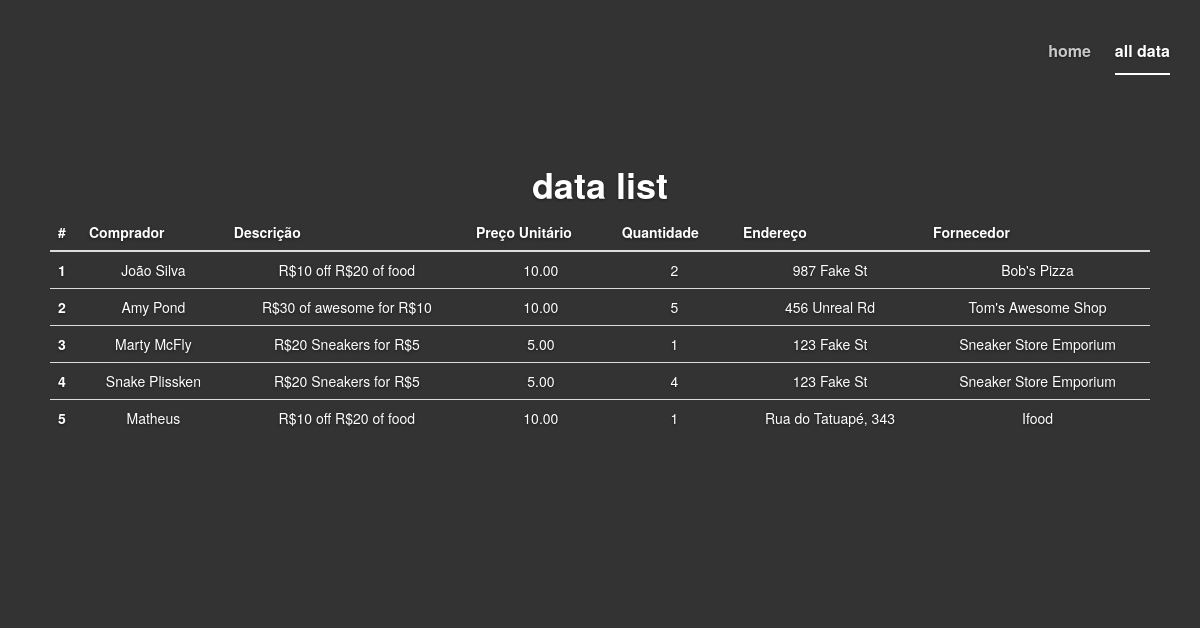
The page /list/ on the database as committed earlier.
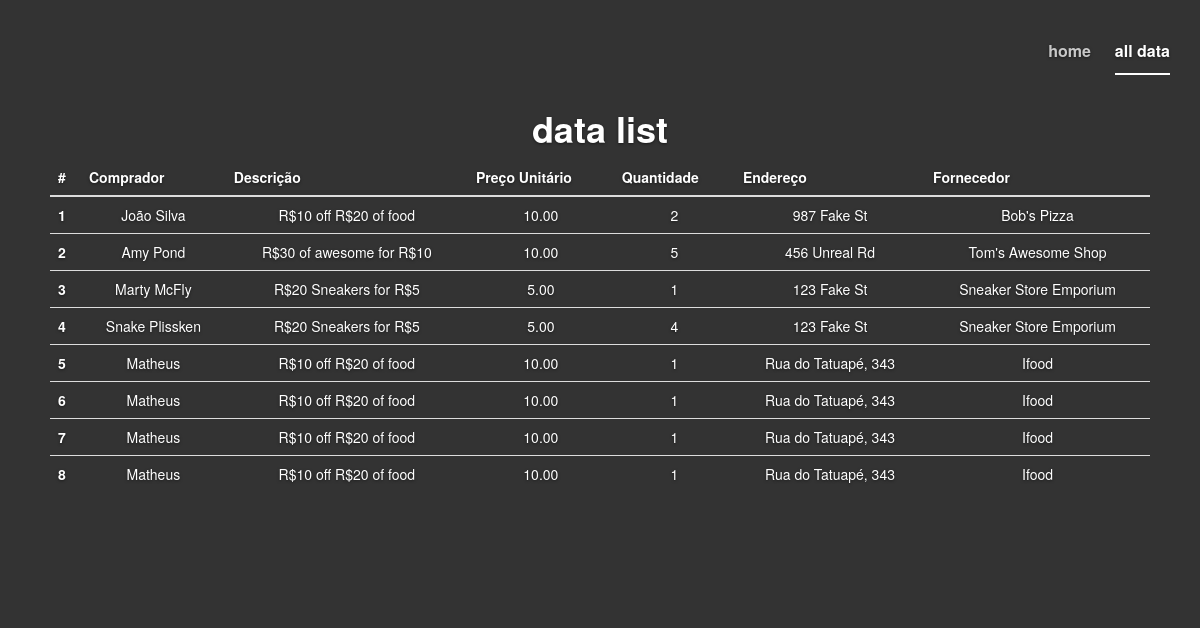
The same page on the database as committed later.
### main/models.py (models this page shows, shortened)
class Data(models.Model):
    buyer = models.CharField(max_length=55)
    description = models.TextField()
    price = models.DecimalField(max_digits=100, decimal_places=2)
    quantity = models.PositiveIntegerField()
    address = models.CharField(max_length=255)
    suplier = models.CharField(max_length=255)

### main/views.py (the view)
# urls.py: path('list/', listView, name='data-list'),
def listView(request):
    queryset = Data.objects.all()
    return render(request, 'main/data-list.html', {'object_list': queryset})

### main/templates/main/data-list.html (shortened to what this page needs)
{% load static %}
<!DOCTYPE html>
<html lang="en">
<head>
    <link href="https://maxcdn.bootstrapcdn.com/bootstrap/3.3.4/css/bootstrap.min.css" rel="stylesheet" />
    <link rel='stylesheet' href="{% static 'css/style.css' %}">
</head>
<body>
    <div class="site-wrapper">
        <div class="site-wrapper-inner">
          <div class="container">
            <div class="masthead clearfix">
              <div class="container inner">
                <nav>
                  <ul class="nav masthead-nav">
                    <li><a href="{% url 'home' %}">home</a></li>
                    <li class="active"><a href="{% url 'data-list' %}">all data</a></li>
                  </ul>
                </nav>
              </div>
            </div>
            <div class="inner cover">
              <h1 class="cover-heading"><strong>data list</strong></h1>
                <table class="table table-dark">
                    <thead>
                    <tr>
                        <th scope="col">#</th>
                        <th scope="col">Comprador</th>
                        <th scope="col">Descrição</th>
                        <th scope="col">Preço Unitário</th>
                        <th scope="col">Quantidade</th>
                        <th scope="col">Endereço</th>
                        <th scope="col">Fornecedor</th>
                    </tr>
                    </thead>
                    <tbody>
                    {% for data in object_list %}
                    <tr>
                        <th scope="row">{{ forloop.counter }}</th>
                        <td>{{ data.buyer }}</td>
                        <td>{{ data.description }}</td>
                        <td>{{ data.price }}</td>
                        <td>{{ data.quantity }}</td>
                        <td>{{ data.address }}</td>
                        <td>{{ data.suplier }}</td>
                    </tr>
                    {% empty %}
                    <tr>
                        <center><td colspan="7">Nenhum dado registrado. </td></center>
                    </tr>
                    {% endfor %}
                    </tbody>
                </table>
            </div>
        </div>
      </div>
    </div>
</body>
</html>

Rows that differ between the two databases and show on the page:
added Data: buyer "Matheus", description "R$10 off R$20 of food", price "10.00", quantity "1", address "Rua do Tatuapé, 343", suplier "Ifood"
added Data: buyer "Matheus", description "R$10 off R$20 of food", price "10.00", quantity "1", address "Rua do Tatuapé, 343", suplier "Ifood"
added Data: buyer "Matheus", description "R$10 off R$20 of food", price "10.00", quantity "1", address "Rua do Tatuapé, 343", suplier "Ifood"
